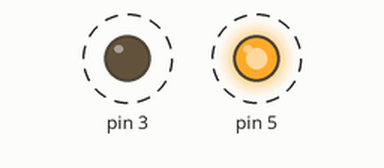
Simulated run of this sketch. Board: Arduino Uno, built with avr-gcc and run on an emulated ATmega328P. Parts: output pins drawn as LEDs (lit = HIGH). Dashed ring = blinking.

Above: at 0.3 s.
Timing chart, 0 to 3.0 s (numbered marks = the images above):
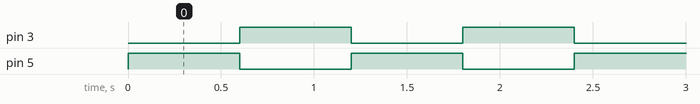

The sketch:

Ejercicio3.ino
```cpp
void setup() {
pinMode(5,OUTPUT);
pinMode(3,OUTPUT);
}

void loop() {
digitalWrite(5,HIGH);
digitalWrite(3,LOW);
delay(600);
digitalWrite(5,LOW);
digitalWrite(3,HIGH);
delay(600);
}
```

Measured:
- by itself, pin 3, pin 5: alternates HIGH for 0.60 s and LOW for 0.60 s
